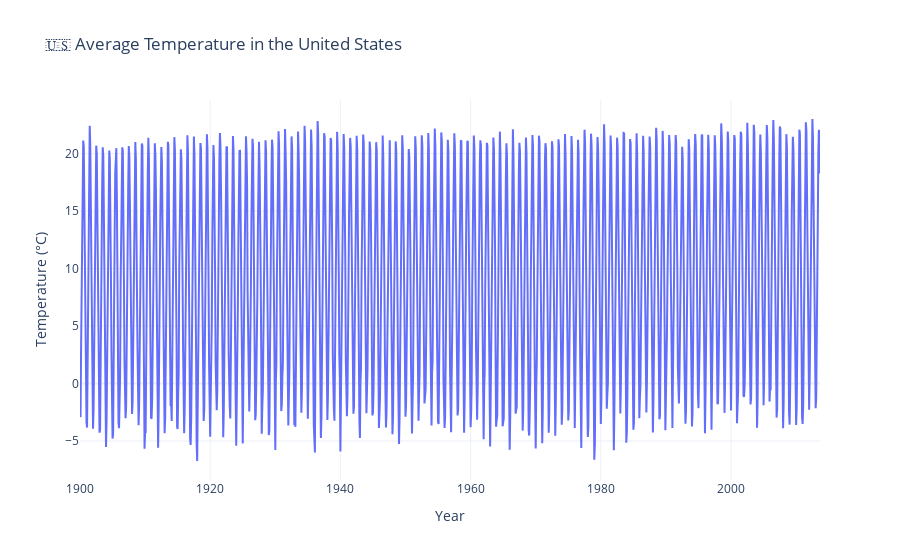

Here is the notebook cell this chart was saved with:
### Code cell
usa_df = df_country_clean[df_country_clean['Country'] == 'United States']

fig = go.Figure()

fig.add_trace(go.Scatter(
    x=usa_df['dt'],
    y=usa_df['AverageTemperature'],
    mode='lines',
    name='USA Avg Temp'
))

fig.update_layout(
    title='🇺🇸 Average Temperature in the United States',
    xaxis_title='Year',
    yaxis_title='Temperature (°C)',
    template='plotly_white'
)

fig.show()

### Figure 1 — Plotly figure (JSON) as saved in the notebook; plotly's stock layout.template omitted (floating-point values rounded to 4 significant figures; data arrays with more than 128 entries replaced by an {"elided": "..."} marker saying what was removed)
{"data": [{"mode": "lines", "name": "USA Avg Temp", "type": "scatter", "x": {"elided": "1365 str values"}, "y": {"elided": "1365 float values"}}], "layout": {"title": {"text": "🇺🇸 Average Temperature in the United States"}, "xaxis": {"title": {"text": "Year"}}, "yaxis": {"title": {"text": "Temperature (°C)"}}}}
